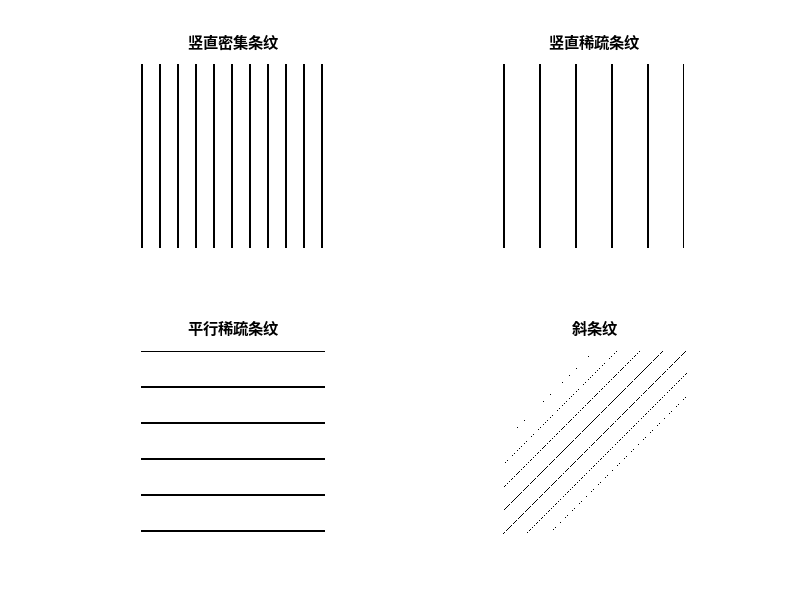
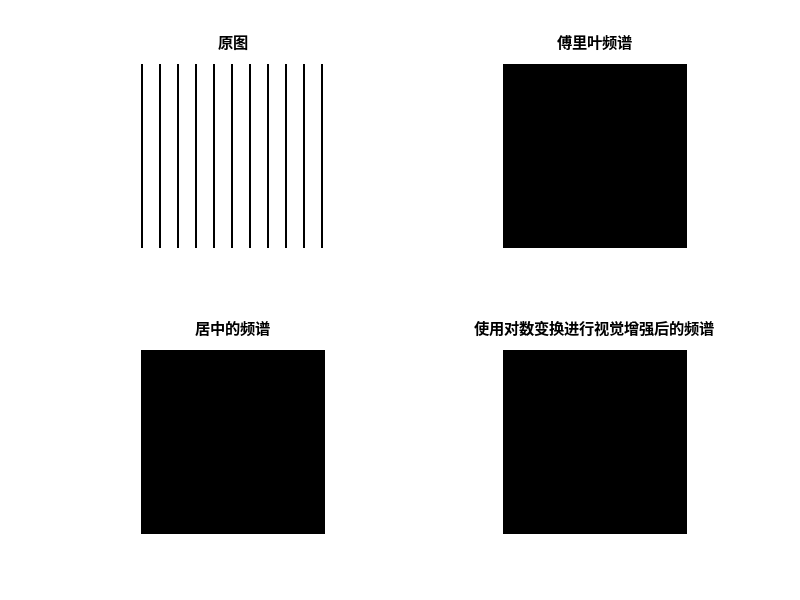
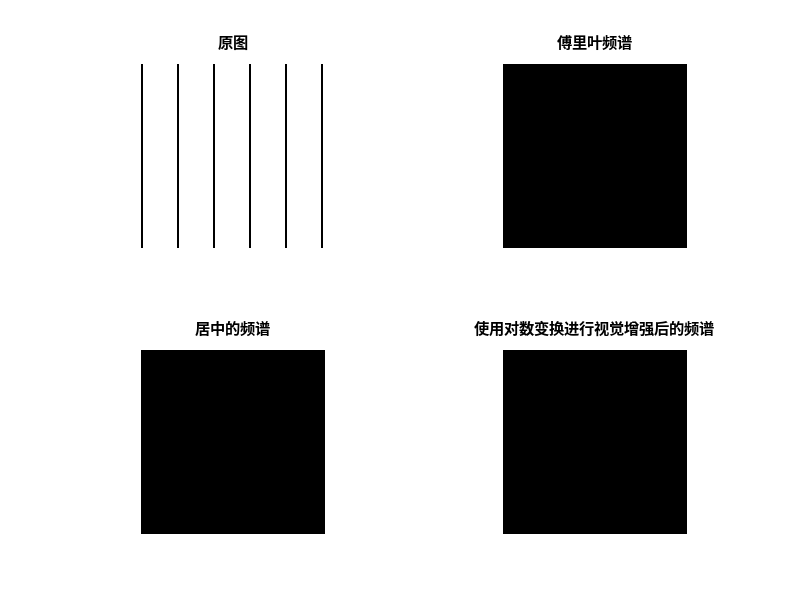
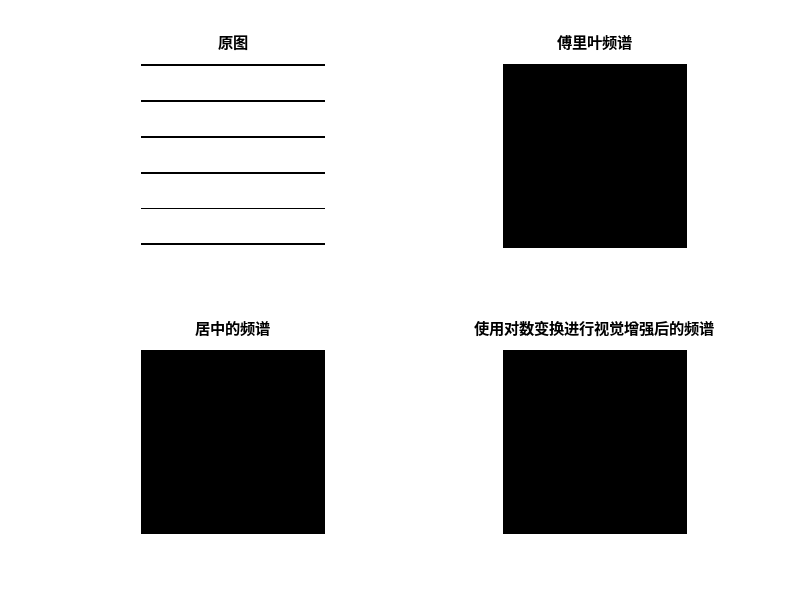

The MATLAB script that drew these images, in order:
close all
clc
clear

% 生成四幅图片的代码
img = 255 * ones(1024,1024);
w = 10;

figure(1)
img1 = img;
for i1 = 1:100:1024
    for j1 = 1:w
        img1(:,i1+j1) = 0;
    end
end
subplot(221);
imshow(img1,[]);
title('竖直密集条纹');

img2 = img;
for i2 = 1:200:1024
    for j2 = 1:w
        img2(:,i2+j2) = 0;
    end
end
subplot(222);
imshow(img2,[]);
title('竖直稀疏条纹');

img3 = img;
for i3 = 1:200:1024
    for j3 = 1:w
        img3(i3+j3,:) = 0;
    end
end
subplot(223);
imshow(img3,[]);
title('平行稀疏条纹');

img4 = img;
for i4 = 128:128:1024
    img(1,i4) = 0;
    for m = 2:i4-1
      img4(m ,i4-m) = 0;  
    end
end
for i5 = 128:128:1024
    img(1024,128) = 0;
    for k = 2:1024-i5
      img4(1024-k ,i5+k) = 0;  
    end
end
subplot(224);
imshow(img4,[]);
title('斜条纹');

% 对第一张图片进行处理
figure(2)
subplot(221);
imshow(img1);
title('原图')

F = fft2(img1);
S = abs(F);
subplot(222);
imshow(S, []);
title('傅里叶频谱')

Fc = fftshift(F);
subplot(223);
imshow(abs(Fc), []);
title('居中的频谱')

S2 = log(1 + abs(Fc));
subplot(224);
imshow(S2, []);
title('使用对数变换进行视觉增强后的频谱')

% 对第二张图片进行处理
figure(3)
subplot(221);
imshow(img2);
title('原图')

F = fft2(img2);
S = abs(F);
subplot(222);
imshow(S, []);
title('傅里叶频谱')

Fc = fftshift(F);
subplot(223);
imshow(abs(Fc), []);
title('居中的频谱')

S2 = log(1 + abs(Fc));
subplot(224);
imshow(S2, []);
title('使用对数变换进行视觉增强后的频谱')

% 对第三张图片进行处理
figure(4)
subplot(221);
imshow(img3);
title('原图')

F = fft2(img3);
S = abs(F);
subplot(222);
imshow(S, []);
title('傅里叶频谱')

Fc = fftshift(F);
subplot(223);
imshow(abs(Fc), []);
title('居中的频谱')

S2 = log(1 + abs(Fc));
subplot(224);
imshow(S2, []);
title('使用对数变换进行视觉增强后的频谱')

% 对第四张图片进行处理
figure(5)
subplot(221);
imshow(img4);
title('原图')

F = fft2(img4);
S = abs(F);
subplot(222);
imshow(S, []);
title('傅里叶频谱')

Fc = fftshift(F);
subplot(223);
imshow(abs(Fc), []);
title('居中的频谱')

S2 = log(1 + abs(Fc));
subplot(224);
imshow(S2, []);
title('使用对数变换进行视觉增强后的频谱')






